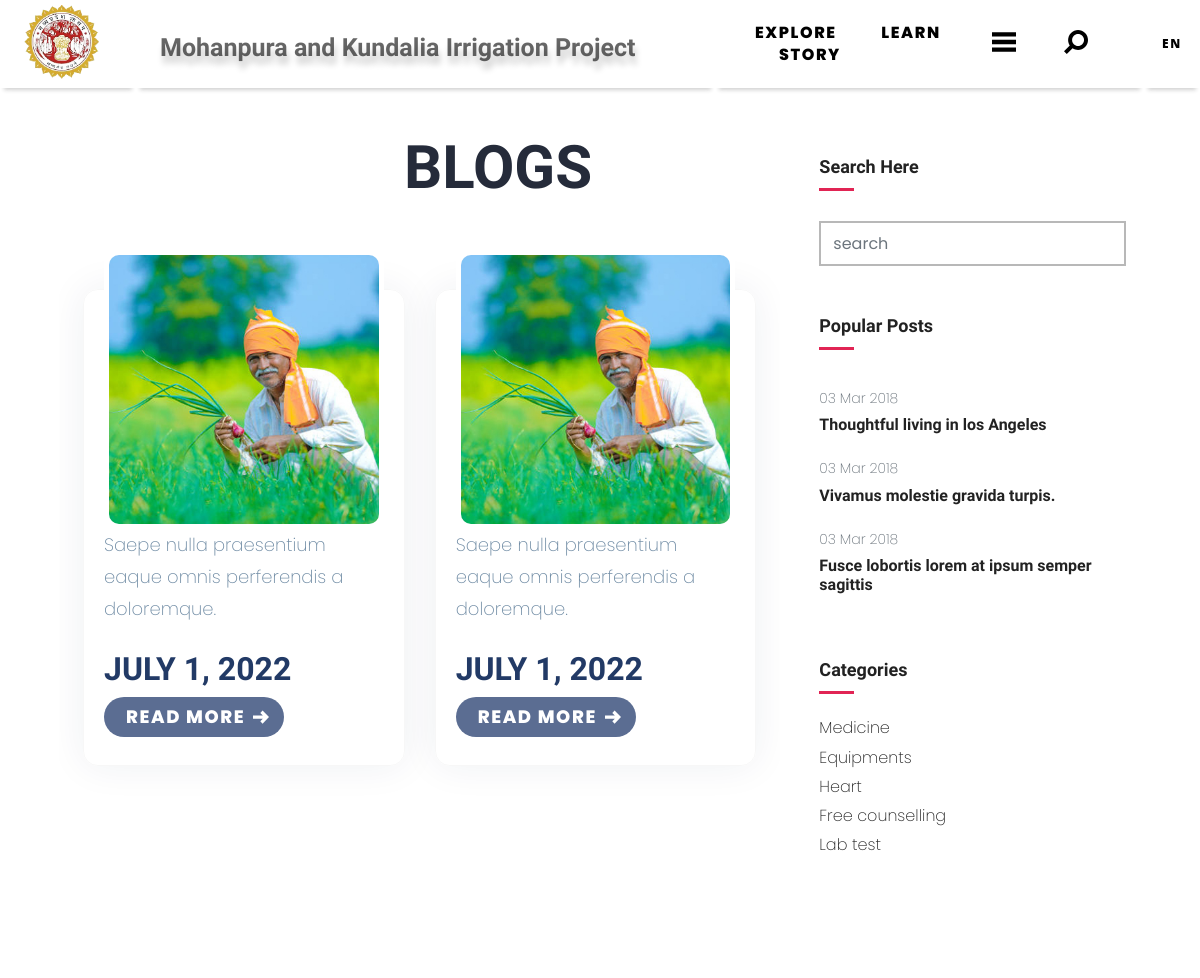
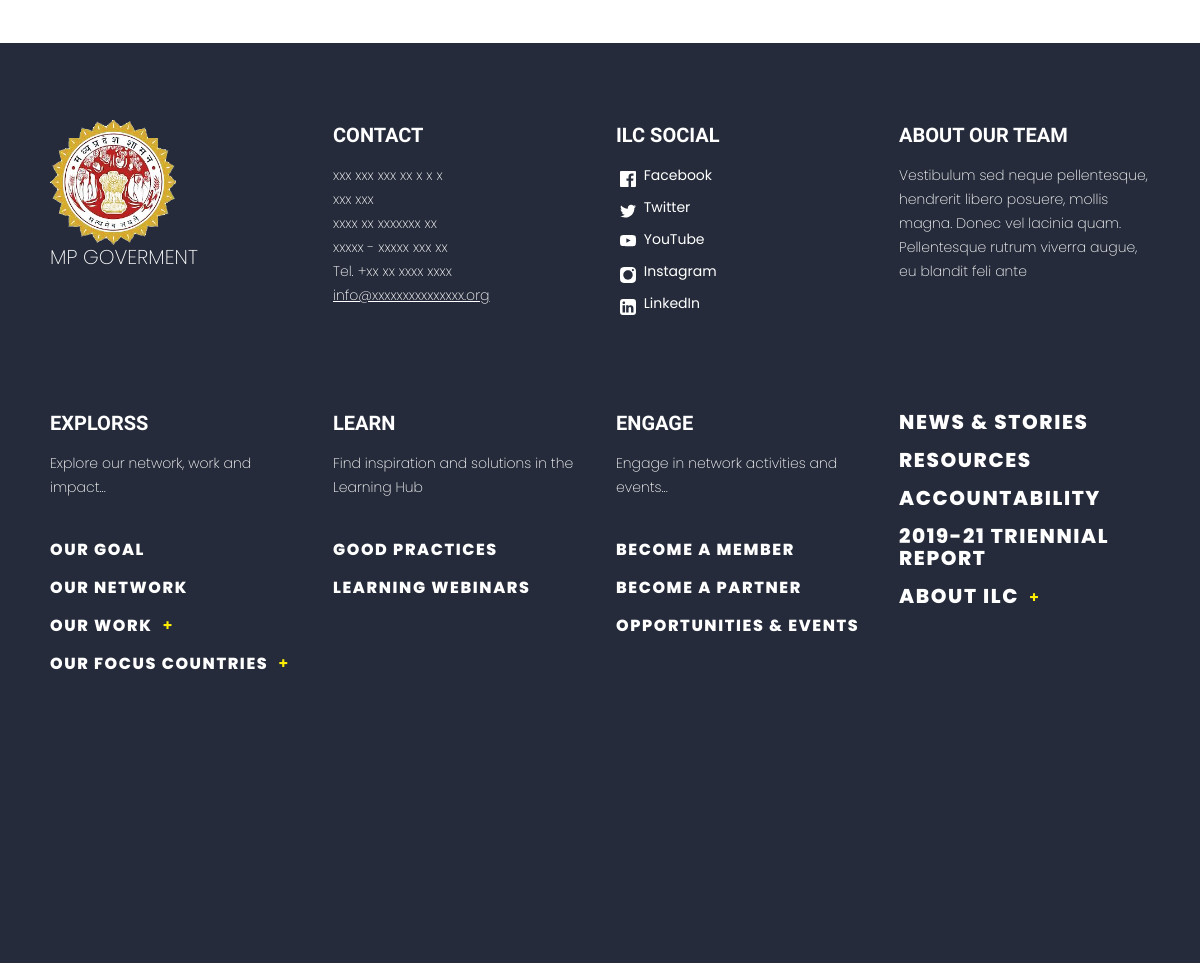
Screenshot of /blogs with the database file from the repository (2 pictures, top to bottom).
### zapp/models.py (models this page shows, shortened)
class Blogs(models.Model):
    categorys = models.ForeignKey(Blog_category, on_delete=models.CASCADE, null=True)
    name =  models.CharField(max_length=50)
    detail = models.TextField(null=True)
    discription = RichTextField(null=True)
    image = models.FileField(null=True)
    date = models.DateField(auto_now=True)

### zapp/views.py (the view)
# urls.py: path('blogs', BLOGS, name='blogs'),
def BLOGS(request):
    blo = Blogs.objects.all()
    d = {"blo":blo}
    return render(request, 'frontend/Blogs.html',d)

### zapp/templates/frontend/Blogs.html (shortened to what this page needs)
<!DOCTYPE html>
<html lang="zxx">
<head>
    {% load static %}
  <link rel="stylesheet" href="{% static 'doctor/plugins/bootstrap/css/bootstrap.min.css' %}">
  <link rel="stylesheet" href="{% static 'doctor/plugins/icofont/icofont.min.css' %}">
  <link rel="stylesheet" href="{% static 'doctor/plugins/slick-carousel/slick/slick.css' %}">
  <link rel="stylesheet" href="{% static 'doctor/plugins/slick-carousel/slick/slick-theme.css' %}">
  <link rel="stylesheet" href="{% static 'doctor/css/style.css' %}">
</head>
<body id="top">
{% include 'header.html' %}
<div class="background-text bg_light" >
    <div class="background-text__content"  >
    <h1 class="block block--large highlight-header" style="padding-left: 25%;font-size: 60px;margin-top: -70px;" ><span class="highlight-header" style="color: #252B3A;" >BLOGS</span></h1>
    <section class="section blog-wrap" style="padding-left: 50px;padding-right: 50px;margin-top: -180px;" >
        <div class="container">
            <div class="row">
                <div class="col-lg-8">
                    <div class="row">
                        <section class="section service-2">
                            <div class="container">
                                <div class="row">
                                    {% for i in blo %}
                                    <div class="col-lg-6 col-md-6 col-sm-6"  >
                                        <div class="service-block mb-5" style="border-radius: 15px;" >
                                            <img src="{{ i.image.url }}" style="border-radius: 15px;" alt="" class="img-fluid">
                                            <div class="content">
                                                <p class="mb-4">{{ i.detail }}</p>
                                                <h4 class="mt-4 mb-2 title-color">{{ i.date }}</h4>
                                            </div>
                                            <div class="page-card__details" style="background-color:#fff;border-radius:0px 0px 15px 15px" >
                                                <a href="{% url 'blogdetail' i.id %}" class="button button--secondary button--slim" style="background-color: #5B6D92;color:#fff;width:180px;height:40px;border-radius: 25px;padding-left: 22px;" >
                                                  Read More
                                                    <svg class="icon icon--small" style="color: #fff;" >
                                                        <use href="#arrow-right"/>
                                                    </svg>
                                                </a>
                                            </div>
                                        </div>
                                    </div>
                                    {% endfor %}
                                </div>
                            </div>
                        </section>
    </div>
                </div>
                <div class="col-lg-4"  >
                    <div class="sidebar-wrap pl-lg-4 mt-5 mt-lg-0" >
        <div class="sidebar-widget search  mb-3 ">
            <h5>Search Here</h5>
            <form action="#" class="search-form">
                <input type="text" class="form-control" placeholder="search">
            </form>
        </div>
        <div class="sidebar-widget latest-post mb-3">
            <h5>Popular Posts</h5>
            <div class="py-2">
                <span class="text-sm text-muted">03 Mar 2018</span>
                <h6 class="my-2"><a href="#">Thoughtful living in los Angeles</a></h6>
            </div>
            <div class="py-2">
                   <span class="text-sm text-muted">03 Mar 2018</span>
                <h6 class="my-2"><a href="#">Vivamus molestie gravida turpis.</a></h6>
            </div>
            <div class="py-2">
                <span class="text-sm text-muted">03 Mar 2018</span>
                <h6 class="my-2"><a href="#">Fusce lobortis lorem at ipsum semper sagittis</a></h6>
            </div>
        </div>
        <div class="sidebar-widget category mb-3">
            <h5 class="mb-4">Categories</h5>
            <ul class="list-unstyled">
              <li class="align-items-center">
                <a href="#">Medicine</a>
              </li>
              <li class="align-items-center">
                <a href="#">Equipments</a>
              </li>
              <li class="align-items-center">
                <a href="#">Heart</a>
              </li>
              <li class="align-items-center">
                <a href="#">Free counselling</a>
              </li>
              <li class="align-items-center">
                <a href="#">Lab test</a>
              </li>
            </ul>
        </div>
    </div>
                </div>
            </div>
        </div>
    </section>
{% include 'footer.html' %}
  </body>
  </html>

### zapp/static/doctor/css/style.css (style rules this page uses)
html { overflow-x: hidden; }
body { line-height: 1.6; font-family: "Roboto", sans-serif; -webkit-font-smoothing: antialiased; font-size: 16px; color: #6F8BA4; font-weight: 400; }
h1, .h1, h2, .h2, h3, .h3, h4, .h4, h5, .h5, h6, .h6 { font-family: "Exo", sans-serif; font-weight: 700; color: #222; }
h1, .h1 { font-size: 2.5rem; }
h4, .h4 { font-size: 1.3rem; line-height: 30px; }
h5, .h5 { font-size: 1.25rem; }
h6, .h6 { font-size: 1rem; }
p { line-height: 30px; }
input[type="email"], input[type="password"], input[type="text"], input[type="tel"] { box-shadow: none; height: 45px; outline: none; font-size: 14px; }
.form-control { box-shadow: none; border-radius: 0; }
.section { padding: 100px 0; }
.text-sm { font-size: 14px; }
.title-color { color: #223a66; }
.service-block { padding: 20px; margin-top: 40px; border: 1px solid rgba(0, 0, 0, 0.03); box-shadow: 0 0 38px rgba(21, 40, 82, 0.07); }
.service-block img { width: 100%; margin-top: -60px; border: 5px solid #fff; }
.sidebar-widget { margin-bottom: 30px; padding-bottom: 35px; }
.sidebar-widget h5 { margin-bottom: 30px; position: relative; padding-bottom: 15px; }
.sidebar-widget h5:before { position: absolute; content: ""; left: 0px; bottom: 0px; width: 35px; height: 3px; background: #e12454; }
.sidebar-widget.category ul li { margin-bottom: 10px; }
.sidebar-widget.category ul li a { color: #222; transition: all 0.3s ease; }
.search-form { position: relative; }

### zapp/templates/header.html (style rules this page uses)
* { box-sizing: border-box; }
body { font-family:'Poppins', sans-serif; }
img { vertical-align: middle; }

### rows the page displays
Blogs: image (picture), detail "Saepe nulla praesentium eaque omnis perferendis a doloremque.", date "JULY 1, 2022"
Blogs: image (picture), detail "Saepe nulla praesentium eaque omnis perferendis a doloremque.", date "JULY 1, 2022"
